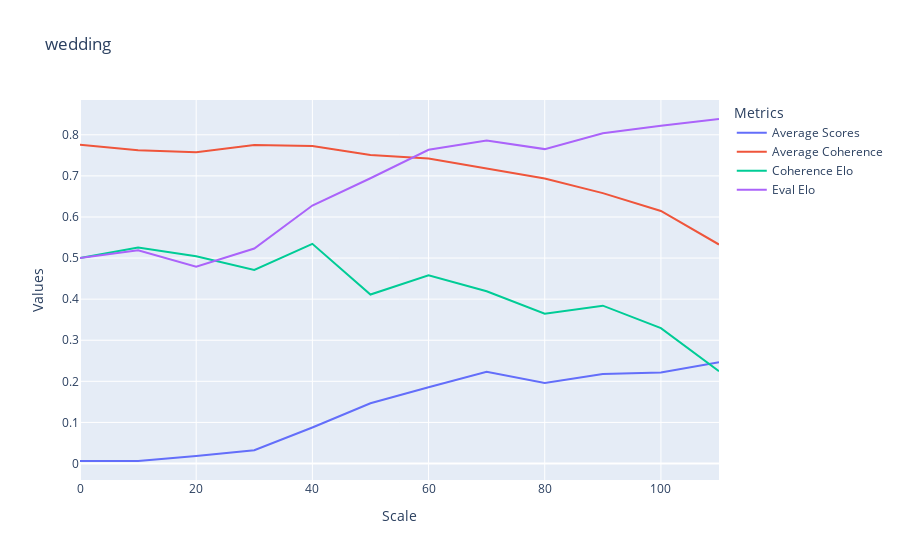

Here is the notebook cell this chart was saved with:
### Code cell
df = pd.DataFrame({
    'Scale': scales,
    'Average Scores': avg_scores,
    'Average Coherence': avg_coherence,
    'Coherence Elo': c_p_win,
    'Eval Elo': e_p_win,
})

fig = px.line(df, x='Scale', y=['Average Scores', 'Average Coherence', 'Coherence Elo', 'Eval Elo'],
              title=name)

fig.update_layout(
    xaxis_title="Scale",
    yaxis_title="Values",
    legend_title="Metrics"
)

# Show the plot
fig.show()

### Figure 1 — Plotly figure (JSON) as saved in the notebook; plotly's stock layout.template omitted (floating-point values rounded to 4 significant figures)
{"data": [{"hovertemplate": "variable=Average Scores<br>Scale=%{x}<br>value=%{y}<extra></extra>", "legendgroup": "Average Scores", "line": {"color": "#636efa", "dash": "solid"}, "marker": {"symbol": "circle"}, "mode": "lines", "name": "Average Scores", "orientation": "v", "showlegend": true, "type": "scatter", "x": [0, 10, 20, 30, 40, 50, 60, 70, 80, 90, 100, 110], "xaxis": "x", "y": [0.006076, 0.006076, 0.01823, 0.03212, 0.08767, 0.1467, 0.1858, 0.2231, 0.1962, 0.2179, 0.2214, 0.2465], "yaxis": "y"}, {"hovertemplate": "variable=Average Coherence<br>Scale=%{x}<br>value=%{y}<extra></extra>", "legendgroup": "Average Coherence", "line": {"color": "#EF553B", "dash": "solid"}, "marker": {"symbol": "circle"}, "mode": "lines", "name": "Average Coherence", "orientation": "v", "showlegend": true, "type": "scatter", "x": [0, 10, 20, 30, 40, 50, 60, 70, 80, 90, 100, 110], "xaxis": "x", "y": [0.776, 0.7622, 0.7578, 0.7752, 0.7726, 0.7509, 0.7422, 0.7179, 0.6936, 0.658, 0.6146, 0.533], "yaxis": "y"}, {"hovertemplate": "variable=Coherence Elo<br>Scale=%{x}<br>value=%{y}<extra></extra>", "legendgroup": "Coherence Elo", "line": {"color": "#00cc96", "dash": "solid"}, "marker": {"symbol": "circle"}, "mode": "lines", "name": "Coherence Elo", "orientation": "v", "showlegend": true, "type": "scatter", "x": [0, 10, 20, 30, 40, 50, 60, 70, 80, 90, 100, 110], "xaxis": "x", "y": [0.5, 0.5258, 0.5042, 0.4711, 0.5346, 0.4112, 0.4578, 0.4191, 0.3647, 0.3841, 0.3295, 0.2246], "yaxis": "y"}, {"hovertemplate": "variable=Eval Elo<br>Scale=%{x}<br>value=%{y}<extra></extra>", "legendgroup": "Eval Elo", "line": {"color": "#ab63fa", "dash": "solid"}, "marker": {"symbol": "circle"}, "mode": "lines", "name": "Eval Elo", "orientation": "v", "showlegend": true, "type": "scatter", "x": [0, 10, 20, 30, 40, 50, 60, 70, 80, 90, 100, 110], "xaxis": "x", "y": [0.5, 0.519, 0.479, 0.5232, 0.6279, 0.6943, 0.7636, 0.7858, 0.7652, 0.8038, 0.8222, 0.8385], "yaxis": "y"}], "layout": {"legend": {"title": {"text": "Metrics"}, "tracegroupgap": 0}, "title": {"text": "wedding"}, "xaxis": {"anchor": "y", "domain": [0, 1], "title": {"text": "Scale"}}, "yaxis": {"anchor": "x", "domain": [0, 1], "title": {"text": "Values"}}}}
